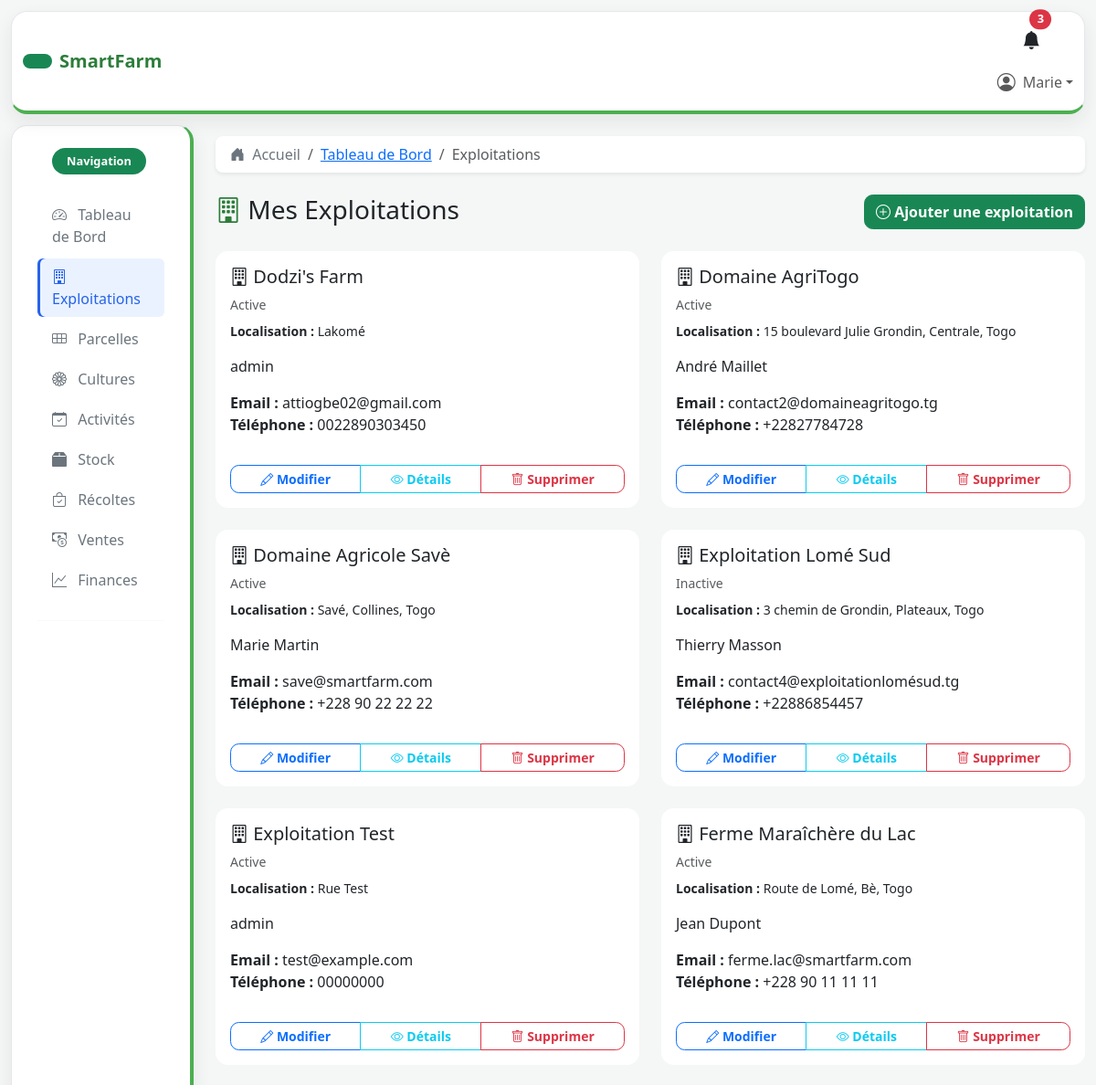
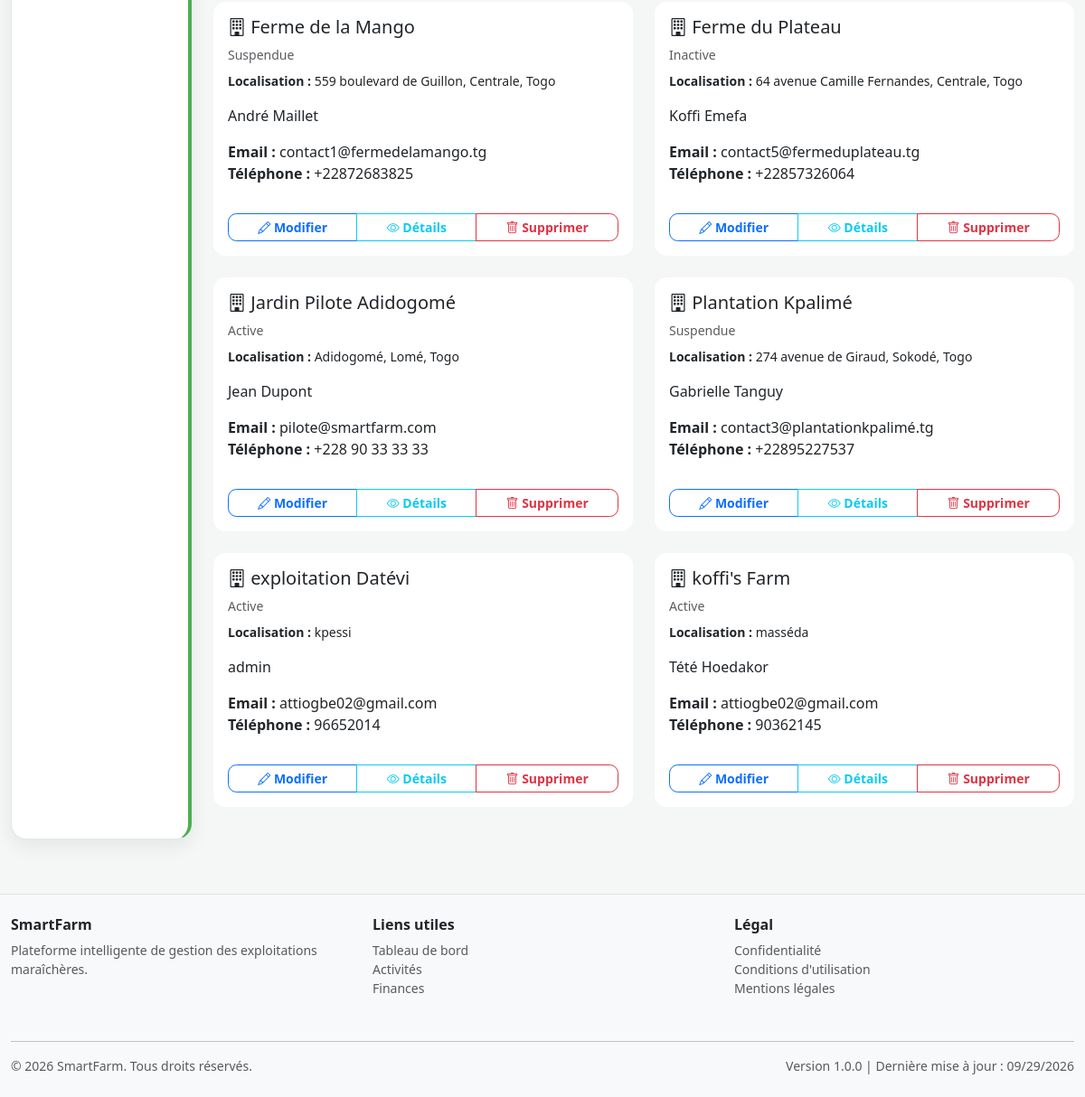
Screenshot of /exploitation/ (signed in) with the database file from the repository (2 pictures, top to bottom).
### exploitation/models.py (models this page shows, shortened)
class Exploitation(models.Model):
    STATUT_CHOICES = [
        ('active', 'Active'),
        ('inactive', 'Inactive'),
        ('suspendue', 'Suspendue'),
    ]
    nom = models.CharField(
        max_length=150,
        unique=True,
        help_text="Nom de l'exploitation"
    )
    description = models.TextField(
        blank=True,
        help_text="Description de l'exploitation"
    )
    statut = models.CharField(
        max_length=20,
        choices=STATUT_CHOICES,
        default='active',
        help_text="Statut de l'exploitation"
    )
    responsable = models.ForeignKey(
        User,
        on_delete=models.SET_NULL,
        null=True,
        blank=True,
        related_name='exploitations',
        help_text="Responsable principal de l'exploitation"
    )
    adresse = models.TextField(
        blank=True,
        help_text="Adresse de l'exploitation"
    )
    contact_email = models.EmailField(
        blank=True,
        help_text="Email de contact de l'exploitation"
    )
    contact_telephone = models.CharField(
        max_length=20,
        blank=True,
        help_text="Téléphone de contact"
    )
    date_creation = models.DateTimeField(
        auto_now_add=True,
        help_text="Date de création de l'exploitation"
    )
    date_modification = models.DateTimeField(
        auto_now=True,
        help_text="Date de dernière modification"
    )
    class Meta:
        ordering = ['nom']
        verbose_name = 'Exploitation'
        verbose_name_plural = 'Exploitations'
        db_table = 'exploitation_exploitation'

### exploitation/views.py (the view)
# urls.py: path('', views.ActiviteListView.as_view(), name='liste'),
@login_required
def liste(request):
    exploitations = Exploitation.objects.all()
    return render(request, 'exploitation/liste.html', {'exploitations': exploitations})

### templates/exploitation/liste.html (shortened to what this page needs)
{% extends 'base.html' %}
{% load static %}
{% block breadcrumbs %}
    <li class="breadcrumb-item"><a href="{% url 'dashboard:accueil' %}">Tableau de Bord</a></li>
    <li class="breadcrumb-item active">Exploitations</li>
{% endblock %}
{% block content %}
<div class="row mb-4">
    <div class="col-md-8">
        <h1 class="h3 mb-0">
            <i class="bi bi-building text-success"></i> Mes Exploitations
        </h1>
    </div>
    <div class="col-md-4 text-md-end">
        <a href="{% url 'exploitation:ajouter' %}" class="btn btn-success">
            <i class="bi bi-plus-circle"></i> Ajouter une exploitation
        </a>
    </div>
</div>
<div class="row">
    {% if exploitations.exists %}
        {% for exploitation in exploitations %}
        <div class="col-md-6 mb-4">
            <div class="card">
                <div class="card-body">
                    <h5 class="card-title">
                        <i class="bi bi-building"></i> {{ exploitation.nom }}
                    </h5>
                    <p class="text-muted small mb-2">{{ exploitation.statut|title }}</p>
                    <p class="card-text small">
                        <strong>Localisation :</strong> {{ exploitation.adresse|default:'N/A' }}<br>
                       <p> {% if exploitation.responsable %}
                            {{ exploitation.responsable.get_full_name|default:exploitation.responsable.username }}
                        {% else %}
                            Non défini
                        {% endif %} </p>
                        <strong>Email :</strong> {{ exploitation.contact_email|default:'N/A' }}<br>
                        <strong>Téléphone :</strong> {{ exploitation.contact_telephone|default:'N/A' }}
                    </p>
                    <div class="btn-group w-100 mt-3" role="group">
                        <a href="{% url 'exploitation:modifier' exploitation.pk %}" class="btn btn-sm btn-outline-primary">
                            <i class="bi bi-pencil"></i> Modifier
                        </a>
                        <a href="{% url 'exploitation:detail' exploitation.pk %}" class="btn btn-sm btn-outline-info">
                            <i class="bi bi-eye"></i> Détails
                        </a>
                        <a href="{% url 'exploitation:supprimer' exploitation.pk %}" class="btn btn-sm btn-outline-danger">
                            <i class="bi bi-trash"></i> Supprimer
                        </a>
                    </div>
                </div>
            </div>
        </div>
        {% endfor %}
    {% else %}
        <div class="col-12">
            <div class="alert alert-info">
                Aucune exploitation trouvée. <a href="{% url 'exploitation:ajouter' %}">Créer votre première exploitation</a>.
            </div>
        </div>
    {% endif %}
</div>
{% endblock %}

### templates/includes/navbar.html (shortened to what this page needs)
<nav class="navbar navbar-light bg-white border-bottom sticky-top shadow-sm app-navbar">
    <div class="container-fluid">
        <a class="navbar-brand d-flex align-items-center gap-2" href="{% url 'dashboard:accueil' %}">
            <span class="badge bg-success rounded-pill py-2 px-3 text-white"></span>
            <span class="fs-5 fw-bold">SmartFarm</span>
        </a>
        <div class="ms-auto" id="navbarNav">
            <ul class="navbar-nav ms-auto align-items-center">
                <li class="nav-item me-2 d-none d-lg-block">
                    <a class="nav-link position-relative text-dark" href="{% url 'dashboard:accueil' %}">
                        <i class="bi bi-bell-fill fs-5"></i>
                        <span class="position-absolute top-0 start-100 translate-middle badge rounded-pill bg-danger">3</span>
                    </a>
                </li>
                <li class="nav-item dropdown">
                    <a class="nav-link dropdown-toggle d-flex align-items-center" href="#" id="userDropdown" role="button" data-bs-toggle="dropdown">
                        {% if user.is_authenticated and user.profil.photo %}
                            <img src="{{ user.profil.photo.url }}" alt="Photo de profil" class="rounded-circle" style="width: 32px; height: 32px; object-fit: cover;">
                        {% else %}
                            <i class="bi bi-person-circle fs-5"></i>
                        {% endif %}
                        <span class="ms-2">{% if user.is_authenticated %}{{ user.first_name|default:user.username }}{% else %}Invité{% endif %}</span>
                    </a>
                </li>
            </ul>
        </div>
    </div>
</nav>

### static/css/style.css (style rules this page uses)
:root { --smartfarm-primary: #2d7d3a; --smartfarm-secondary: #4caf50; --smartfarm-soft: #ecf5ed; --smartfarm-muted: #6c757d; --smartfarm-border: #e5e7eb; --smartfarm-sidebar: #ffffff; --smartfarm-sidebar-text: #6c757d; --smartfarm-sidebar-muted: #6c757d; --smartfarm-accent: #eaf2ff; --smartfarm-sidebar-active: #2563eb; }
body { background-color: #f4f7f6; color: #212529; }
.bg-body-tertiary { background-color: #f4f7f6 !important; }
.navbar { background-color: #fff !important; }
.app-navbar { min-height: 73px; margin: 0.75rem 0.75rem 0; border: 1px solid var(--smartfarm-border) !important; border-bottom: 4px solid var(--smartfarm-secondary) !important; border-radius: 1.1rem; box-shadow: 0 0.5rem 1.25rem rgba(33, 37, 41, 0.08) !important; z-index: 1030; }
.navbar-brand { color: var(--smartfarm-primary) !important; }
.card { border: none; border-radius: 0.85rem; }
.btn { border-radius: 0.6rem; font-weight: 600; }
.badge { font-size: 0.8rem; font-weight: 600; }
.btn-success, .btn-outline-success { transition: all 0.2s ease; }
.text-success { color: var(--smartfarm-primary) !important; }

### rows the page displays
Exploitation: nom "Dodzi's Farm", statut "Active", adresse "Lakomé", responsable.get_full_name "admin", contact_email "attiogbe02@gmail.com", contact_telephone "0022890303450"
Exploitation: nom "Domaine AgriTogo", statut "Active", adresse "15 boulevard Julie Grondin, Centrale, Togo", responsable.get_full_name "André Maillet", contact_email "contact2@domaineagritogo.tg", contact_telephone "+22827784728"
Exploitation: nom "Domaine Agricole Savè", statut "Active", adresse "Savé, Collines, Togo", responsable.get_full_name "Marie Martin", contact_email "save@smartfarm.com", contact_telephone "+228 90 22 22 22"
Exploitation: nom "Exploitation Lomé Sud", statut "Inactive", adresse "3 chemin de Grondin, Plateaux, Togo", responsable.get_full_name "Thierry Masson", contact_email "contact4@exploitationlomésud.tg", contact_telephone "+22886854457"
Exploitation: nom "Exploitation Test", statut "Active", adresse "Rue Test", responsable.get_full_name "admin", contact_email "test@example.com", contact_telephone "00000000"
Exploitation: nom "Ferme Maraîchère du Lac", statut "Active", adresse "Route de Lomé, Bè, Togo", responsable.get_full_name "Jean Dupont", contact_email "ferme.lac@smartfarm.com", contact_telephone "+228 90 11 11 11"
Exploitation: nom "Ferme de la Mango", statut "Suspendue", adresse "559 boulevard de Guillon, Centrale, Togo", responsable.get_full_name "André Maillet", contact_email "contact1@fermedelamango.tg", contact_telephone "+22872683825"
Exploitation: nom "Ferme du Plateau", statut "Inactive", adresse "64 avenue Camille Fernandes, Centrale, Togo", responsable.get_full_name "Koffi Emefa", contact_email "contact5@fermeduplateau.tg", contact_telephone "+22857326064"
Exploitation: nom "Jardin Pilote Adidogomé", statut "Active", adresse "Adidogomé, Lomé, Togo", responsable.get_full_name "Jean Dupont", contact_email "pilote@smartfarm.com", contact_telephone "+228 90 33 33 33"
Exploitation: nom "Plantation Kpalimé", statut "Suspendue", adresse "274 avenue de Giraud, Sokodé, Togo", responsable.get_full_name "Gabrielle Tanguy", contact_email "contact3@plantationkpalimé.tg", contact_telephone "+22895227537"
Exploitation: nom "exploitation Datévi", statut "Active", adresse "kpessi", responsable.get_full_name "admin", contact_email "attiogbe02@gmail.com", contact_telephone "96652014"
Exploitation: nom "koffi's Farm", statut "Active", adresse "masséda", responsable.get_full_name "Tété Hoedakor", contact_email "attiogbe02@gmail.com", contact_telephone "90362145"

### other values shown
{{ user.first_name|default:user.username }} "Marie"
